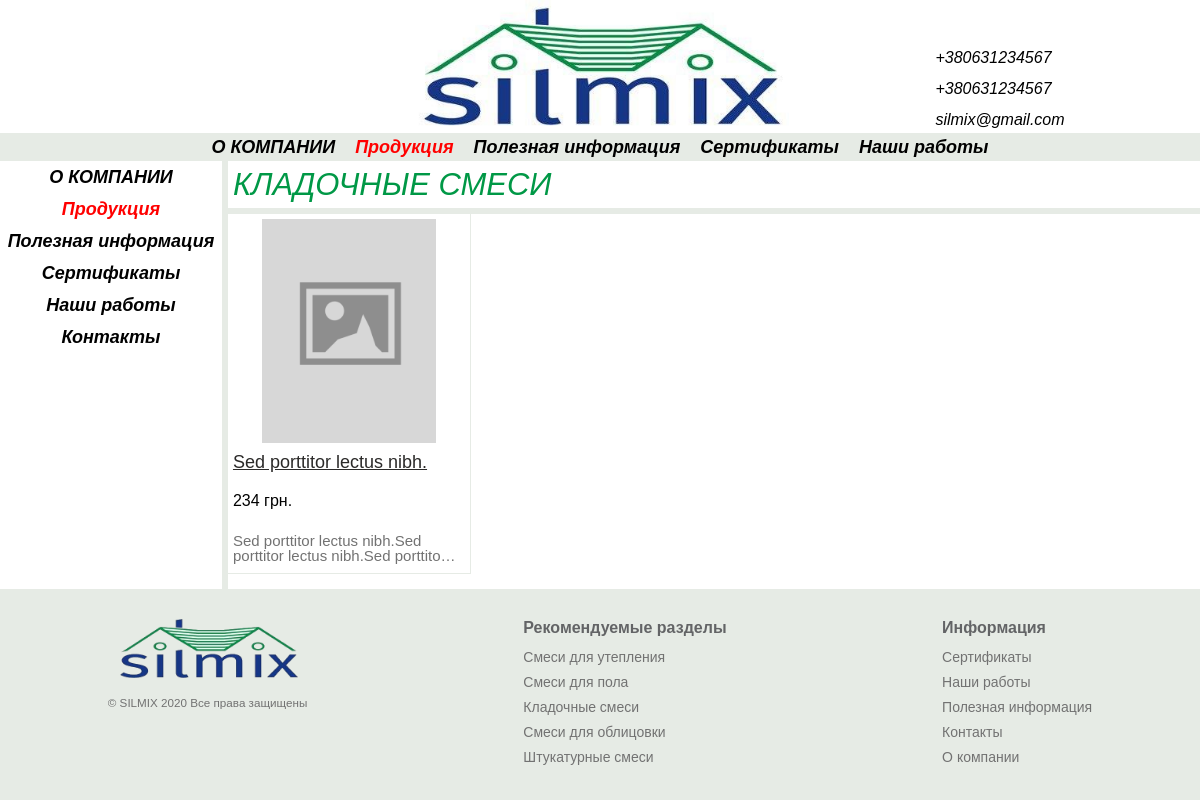
Page /kladochnye-smesi/ on the committed database.
### catalog/models.py (models this page shows, shortened)
class Product(models.Model):
    name = models.CharField('Название', max_length=150)
    price = models.FloatField('Цена', blank=True, null=True)
    title = models.CharField(
        "СЕО  Заголовок", max_length=165, null=True, blank=True,
        default=''
    )
    seoDescription = models.TextField(
        'СЕО описание страницы с товаром(скрытое)', blank=True, null=True
    )
    seoKeywords = models.TextField(
        'СЕО ключевые фразы', blank=True, null=True
    )
    description = RichTextField('Описание на странице', null=True, blank=True)
    position = models.FloatField(
        'Позиция', blank=True, null=True, default=0
    )
    discount = models.BooleanField('Скидка', blank=True, default=False)
    sertificate = models.BooleanField('Сертификат', blank=True, default=False)
    category = models.ForeignKey(
        Category, verbose_name="Категория", on_delete=models.CASCADE
    )
    def seoInfo(self):
        if len(self.seoDescription) == 0 and self.title == None:
            return 'Отсутствует'
        elif len(self.seoDescription) != 0 and self.title != None:
            return 'Настроено'
        else:
            return 'Не полное'
        return 'Ошибка'
    seoInfo.short_description = 'SEO товара'
    productImage = VersatileImageField(
        verbose_name='Photo', ppoi_field='ppoi', blank=True,
    )
    ppoi = PPOIField()
    slug = models.CharField(max_length=200, null=True)
    class Meta:
        verbose_name_plural = 'Товары'
        verbose_name = 'Товар'
        ordering = ['-position']

class Category(models.Model):
    UTEPLENIE = 'UT'
    POL = 'PO'
    KLADKA = 'KL'
    OBLICOVKA = 'OB'
    SHTUKATURKA = 'SH'
    CATEGORIES = (
        (UTEPLENIE, 'Смеси для утепления'),
        (POL, 'Смеси для пола'),
        (KLADKA, 'Кладочные смеси'),
        (OBLICOVKA, 'Смеси для облицовки'),
        (SHTUKATURKA, 'Штукатурные смеси'),
    )
    categoryName = models.CharField(
        'Название категории', max_length=2,
        choices=CATEGORIES, primary_key=True,
    )
    slugUrl = models.CharField(
        'Адрес страницы', max_length=200, null=True,
        blank=True
    )
    categoryImage = VersatileImageField(
        verbose_name='Image', ppoi_field='ppoi', blank=True,
        null=True
    )
    ppoi = PPOIField()
    def __str__(self):
        for item in self.CATEGORIES:
            if item[0] == self.categoryName:
                return str(item[1])
        return str(self.categoryName)
    class Meta:
        verbose_name_plural = 'Категории товаров'
        verbose_name = 'Категория товаров'

### frontend/views.py (the view)
# urls.py: path('kladochnye-smesi/', views.forMasonry, name='kladka'),
def forMasonry(request):
    products = Product.objects.filter(category='KL')
    content = Page.objects.get(page='kladochnye-smesi')
    return render(request, 'frontend/products.html', {
        'index': True,
        'content': content,
        'products': products
    })

### frontend/templates/frontend/products.html (shortened to what this page needs)
{% extends 'frontend/base.html' %}
{% load static %}
{% block meta %}
<link rel="stylesheet" href="{% static 'frontend/css/products.css' %}">
{% endblock meta %}
{% block content %}
<div class="title">
    <h1>{{ products.0.category}}</h1>
</div>
<ul class="products">
    {% for item in products %}
    <li class="item">
        <a href="{{ item.get_absolute_url }}{{ item.slug }}" class="item__image">
            <img src="
                    {% if item.productImage %}
            /media/{{ item.productImage }}
            {% else %}
            {% static 'frontend/images/placeholder.png' %}
            {% endif %}" alt="{{ item.name }} - Silmix">
        </a>
        <div class='item__description-box'>
            <a href="{{ item.get_absolute_url }}{{ item.slug }}" class="item__name">{{ item.name }}</a>
            {% if item.price %}
            <p class="item__price">{{ item.price|floatformat:'-2' }} грн.</p>
            {% endif %}
            {{ item.description|truncatechars_html:65|safe}}
        </div>
    </li>
    {% endfor %}
</ul>
{% endblock content %}

### frontend/static/frontend/css/base.css (style rules this page uses)
* { padding: 0; margin: 0; border: 0; }
*, *:before, *:after { -moz-box-sizing: border-box; -webkit-box-sizing: border-box; box-sizing: border-box; }
html, body { height: 100%; width: 100%; font-size: 100%; line-height: 1; font-size: 14px; -ms-text-size-adjust: 100%; -moz-text-size-adjust: 100%; -webkit-text-size-adjust: 100%; }
a, a:visited { text-decoration: none; }
ul li { list-style: none; }
img { vertical-align: top; }
h1, h2, h3, h4, h5, h6 { font-size: inherit; font-weight: 400; }
html { overflow-y: scroll; scroll-behavior: smooth; }
body { background: #e6ebe5; font-family: Arial, Helvetica, sans-serif; }
.title { display: block; font-size: 18px; font-style: italic; padding: 8px 0 8px 5px; border-bottom: 6px solid #e6ebe5; }
.title h1 { font-size: 31px; font-weight: 100; }

### frontend/static/frontend/css/products.css (style rules this page uses)
.title h1 { color: #009846; text-transform: uppercase; }
.products { display: flex; flex-wrap: wrap; }
.item { display: flex; flex-flow: column; position: relative; flex: 0 1 25%; min-height: 350px; border-right: 1px solid #e6ebe5; border-bottom: 1px solid #e6ebe5; padding: 0 5px; }
.item__image { display: block; text-align: center; max-width: 75%; margin: 5px auto 0 auto; flex: 1; }
.item__image img { max-width: 100%; object-fit: contain; }
.item__description-box { min-height: 130px; display: flex; flex-flow: column; }
.item__name { display: flex; flex: 1; color: #2b2a29; font-size: 18px; text-decoration: underline; margin: 10px 0 10px 0; }
.products .item__price { display: flex; flex: 1; font-size: 16px; color: black; margin: 5px 0 0 0; }
.item p { color: #727272; font-size: 15px; margin: 15px 0 10px 0; }

### rows in the picture
Product: category.categoryName "КЛАДОЧНЫЕ СМЕСИ", name "Sed porttitor lectus nibh.", price "234", description "Sed porttitor lectus nibh.Sed porttitor lectus nibh.Sed porttito…"
